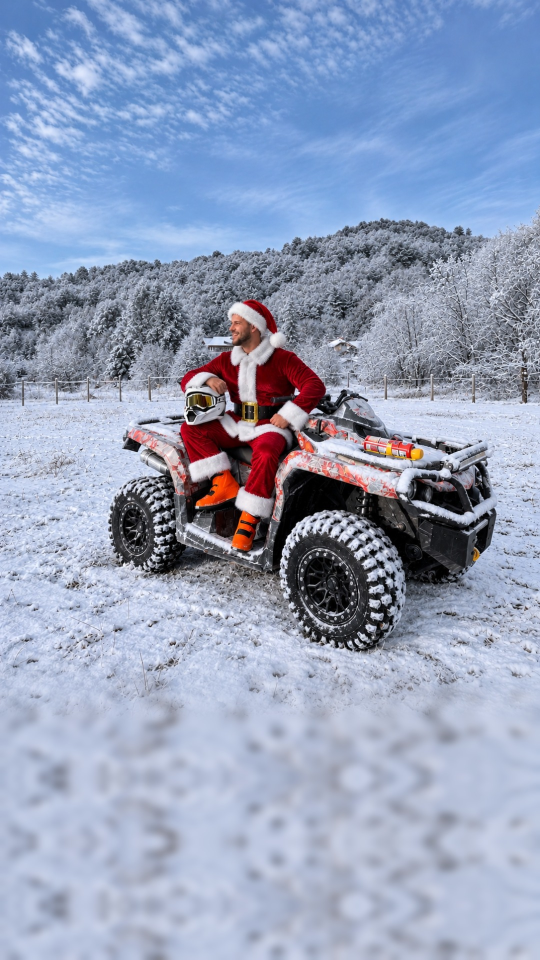
#> input picture social/giveaway-craciun/assets/hero-snow-story.jpg, 1080 x 1920 px, given in place of 14c53957-image.jpg, which was not available (shown at 1/2 size)
$ python winter.py hero-snow-story.jpg
#> lines starting #> are read from the running program, lines starting #| are printed output that depends on the picture
import cv2, numpy as np, sys
D=sys.argv[1]; rng=np.random.default_rng(4)
im=cv2.imread('/root/.claude/uploads/ebc6ba86-1f1e-5f93-b5f5-71bbfcbb7910/14c53957-image.jpg'); H,W=im.shape[:2]
#> further down, im is the input picture: shape (1920, 1080, 3); mean B, G, R 187.4, 160.1, 147.8
#> after `H, W = im.shape[:2]`: H = 1920; W = 1080
f=im.astype(np.float32)
hsv=cv2.cvtColor(im,cv2.COLOR_BGR2HSV).astype(np.float32); Hh,S,V=hsv[...,0],hsv[...,1],hsv[...,2]
#> after `hsv = cv2.cvtColor(im, cv2.COLOR_BGR2HSV).astype(np.float32)`:
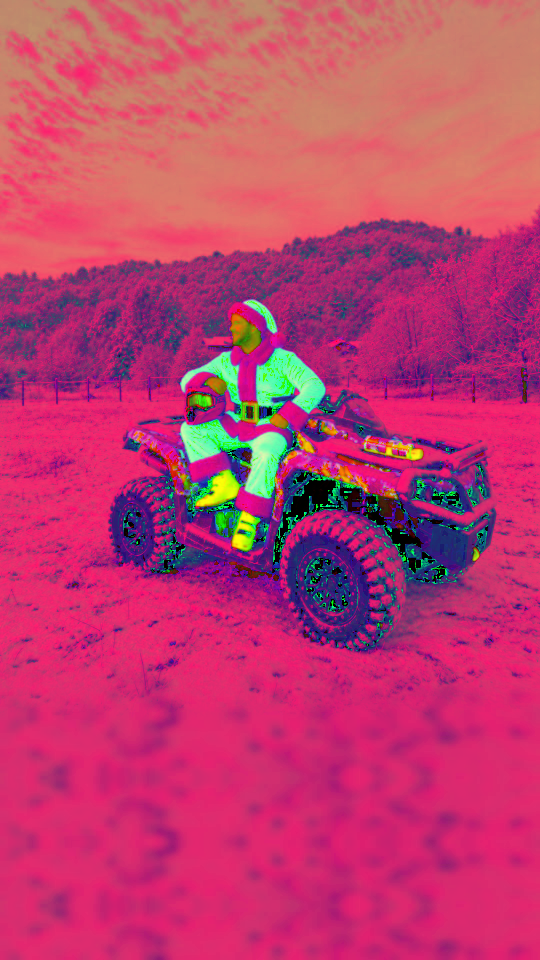
#> hsv: shape (1920, 1080, 3) float32 (shown at 1/2 size); mean B, G, R 110, 61.3, 190.6
#> after `Hh, S, V = (hsv[..., 0], hsv[..., 1], hsv[..., 2])`:
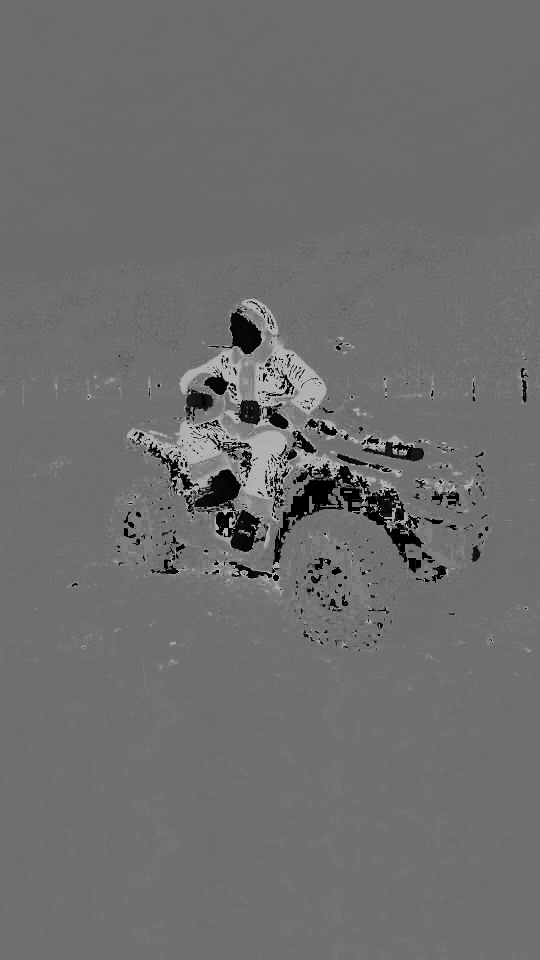
#> Hh: shape (1920, 1080) float32 (shown at 1/2 size); min 0, max 179, mean 109.7
#> after `Hh, S, V = (hsv[..., 0], hsv[..., 1], hsv[..., 2])`:
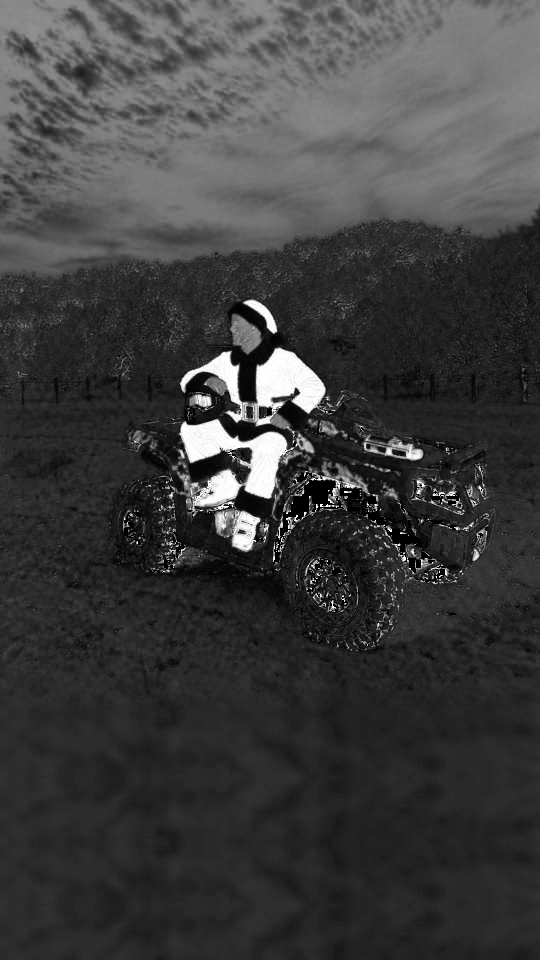
#> S: shape (1920, 1080) float32 (shown at 1/2 size); min 0, max 255, mean 61.4
#> after `Hh, S, V = (hsv[..., 0], hsv[..., 1], hsv[..., 2])`:
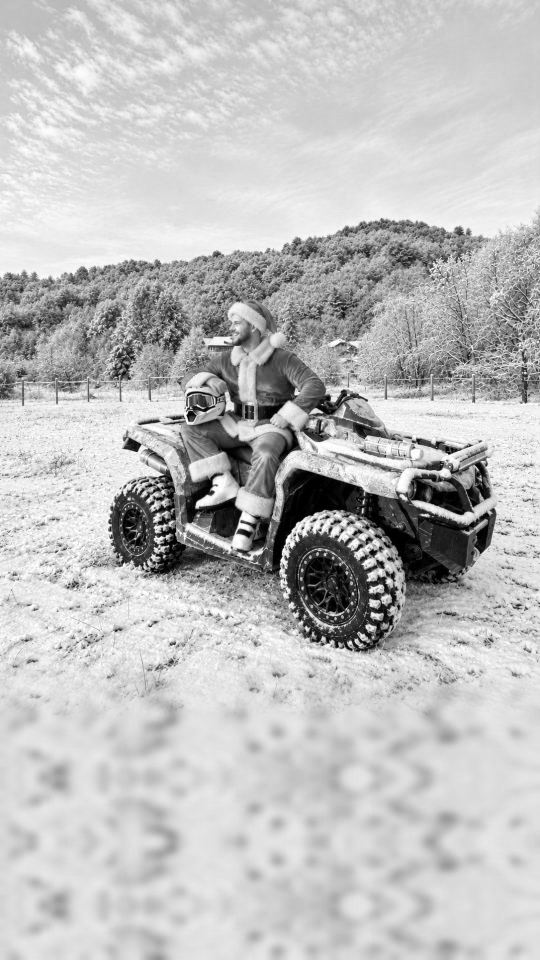
#> V: shape (1920, 1080) float32 (shown at 1/2 size); min 0, max 255, mean 190.2
#> (the run stopped early here; a loop or call above may not have finished)

$ run again, on social/giveaway-craciun/assets/hero-snow.jpg
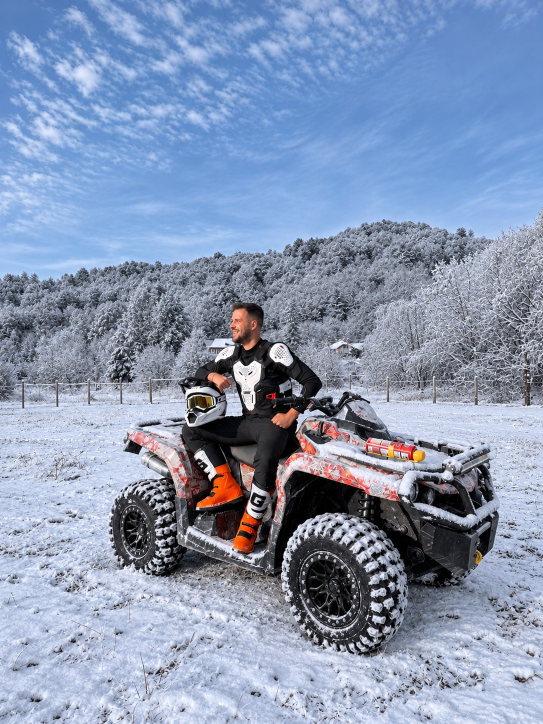
#> input picture social/giveaway-craciun/assets/hero-snow.jpg, 1086 x 1448 px, given in place of 14c53957-image.jpg, which was not available (shown at 1/2 size)
#> im is the input picture: shape (1448, 1086, 3); mean B, G, R 178.9, 150.6, 135
#> `Hh, S, V = (hsv[..., 0], hsv[..., 1], hsv[..., 2])`:
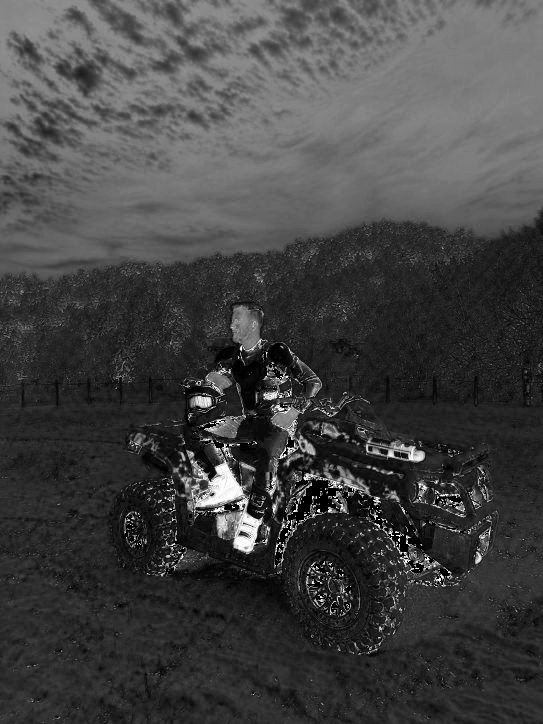
#> S: shape (1448, 1086) float32 (shown at 1/2 size); min 0, max 255, mean 66.2
#> `Hh, S, V = (hsv[..., 0], hsv[..., 1], hsv[..., 2])`:
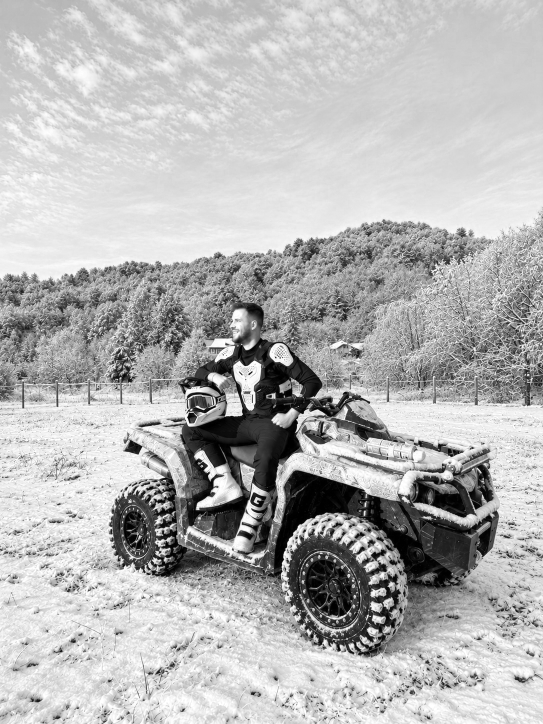
#> V: shape (1448, 1086) float32 (shown at 1/2 size); min 0, max 255, mean 181

$ run again, on social/giveaway-craciun/assets/hero.jpg
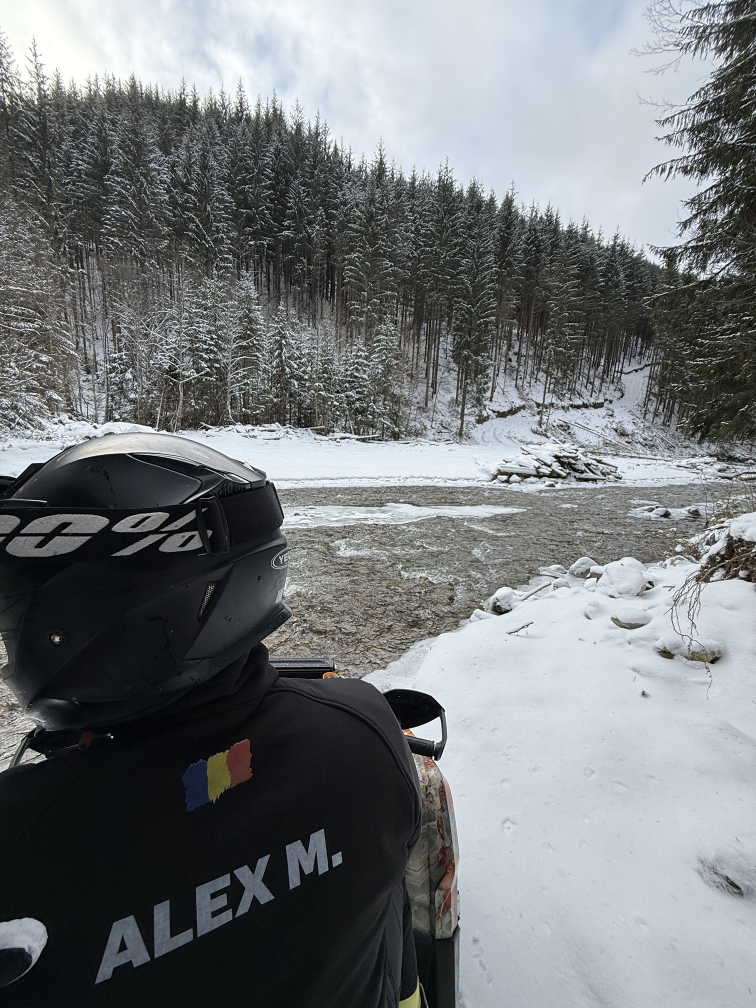
#> input picture social/giveaway-craciun/assets/hero.jpg, 1512 x 2016 px, given in place of 14c53957-image.jpg, which was not available (shown at 1/2 size)
#> im is the input picture: shape (2016, 1512, 3); mean B, G, R 123, 120.5, 116.7
#> `Hh, S, V = (hsv[..., 0], hsv[..., 1], hsv[..., 2])`:
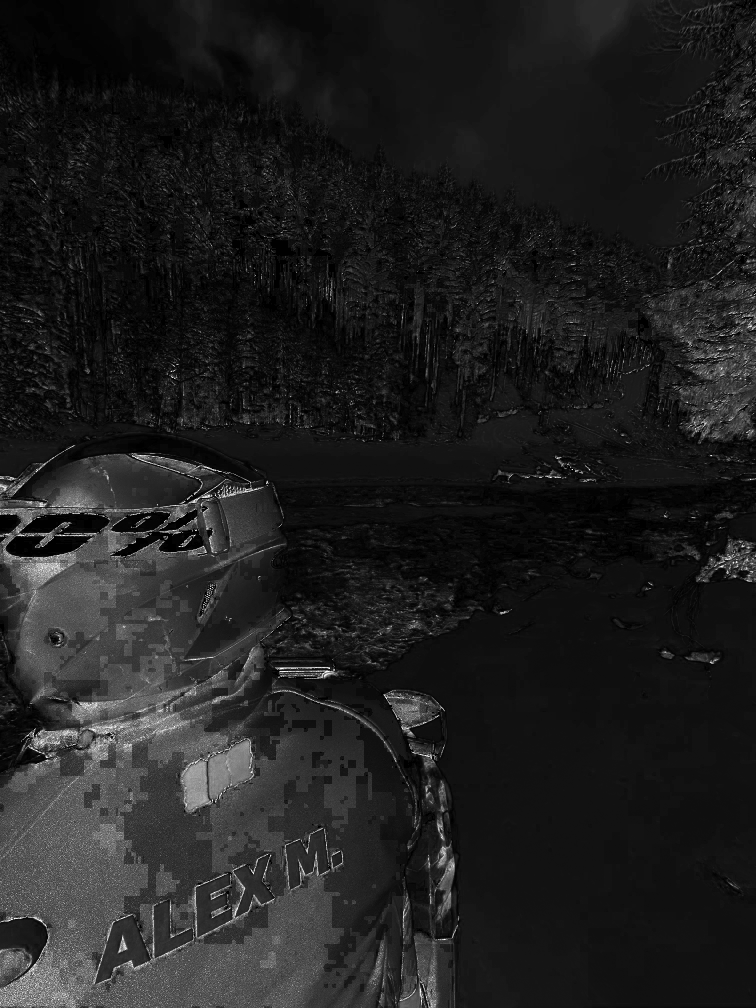
#> S: shape (2016, 1512) float32 (shown at 1/2 size); min 0, max 255, mean 31.3
#> `Hh, S, V = (hsv[..., 0], hsv[..., 1], hsv[..., 2])`:
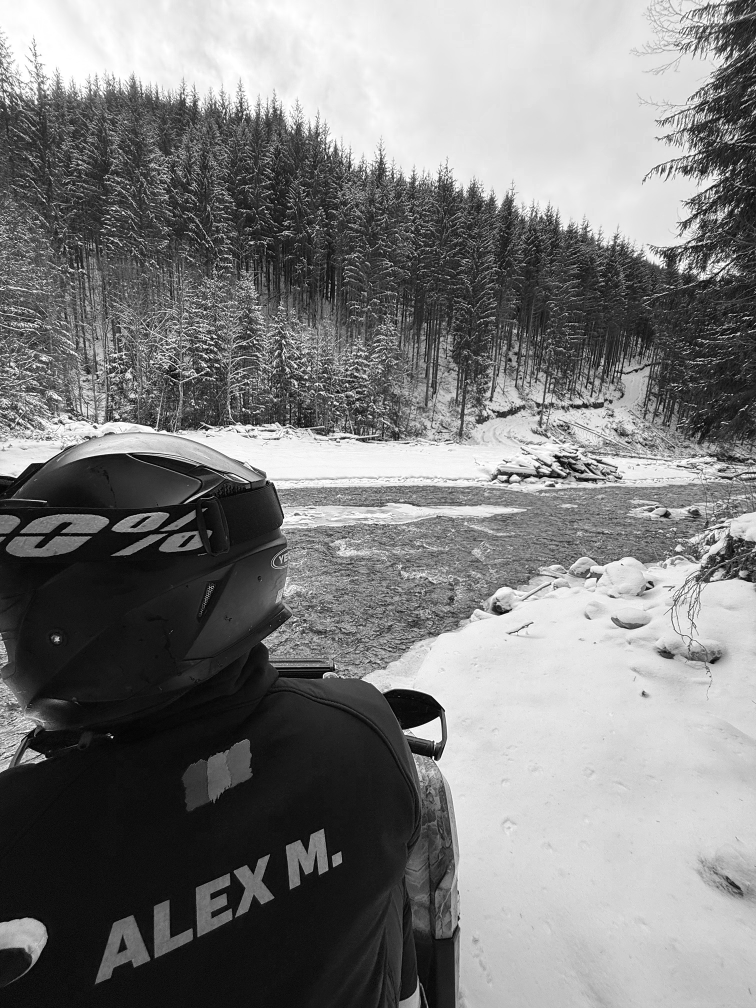
#> V: shape (2016, 1512) float32 (shown at 1/2 size); min 0, max 255, mean 124.6
